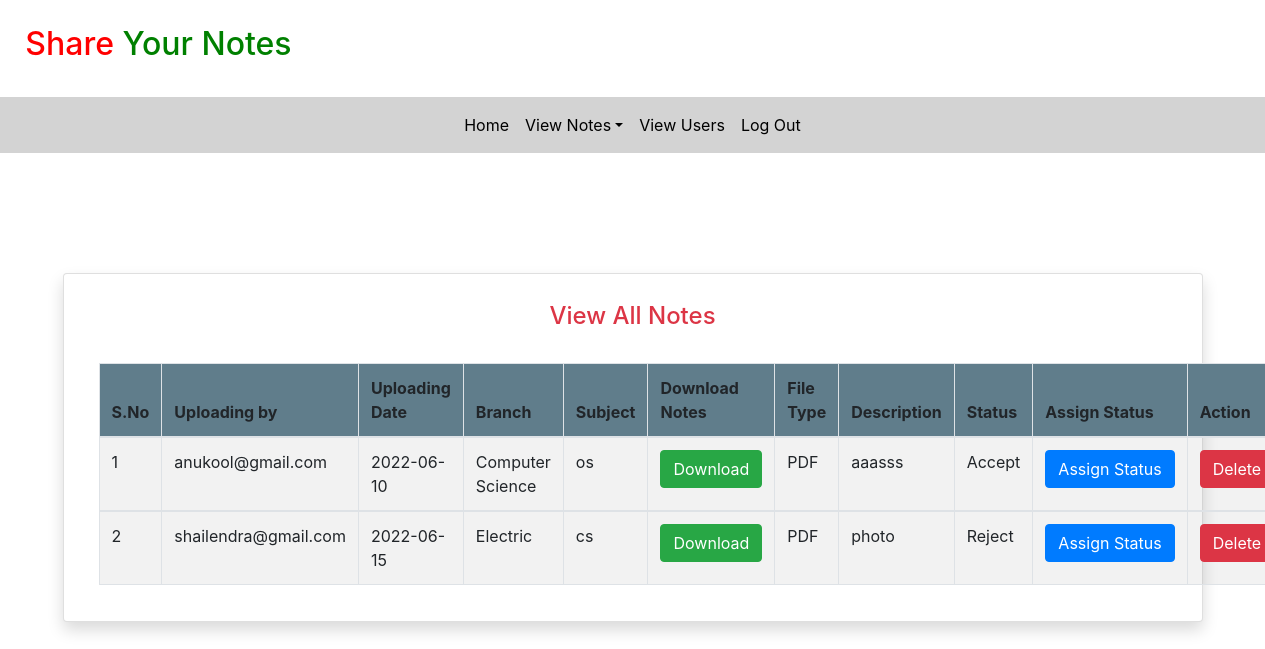
Page /all_notes (signed in) on the committed database.
### notes/models.py (models this page shows, shortened)
class Notes(models.Model):
    user = models.ForeignKey(User,on_delete=models.CASCADE)
    uploadingdate = models.CharField(max_length=30)
    branch = models.CharField(max_length=30);
    subject = models.CharField(max_length=30);
    filetype = models.CharField(max_length=30,null=True);
    description = models.CharField(max_length=200,null=True);
    status = models.CharField(max_length=15,null=True);
    notesfile = models.FileField(max_length=30,null=True);

### notes/views.py (the view)
# urls.py: path('all_notes', all_notes,name='all_notes'),
def all_notes(request):
    if not request.user.is_authenticated:
        return redirect('login_admin')
    notes = Notes.objects.all()
    d = {'notes':notes}
    return render(request, 'all_notes.html',d)

### notes/templates/all_notes.html (shortened to what this page needs)
<!DOCTYPE html>
<html lang="en">
<head>
</head>
<body>{% extends 'admin_nav.html'%}
{% load static %}
{% block body %}
<br><br><br>
<div class="container card shadow mt-5">
	<div class="card-body">
            <h4 class="text-center text-danger">View All Notes</h4>
			<br>
			<table id="example" class="table table-striped table-bordered" style="width:100%">
				<thead style="background-color : #607d8b;">
					<tr>
						<th>S.No</th>
						<th>Uploading by</th>
						<th>Uploading Date</th>
						<th>Branch</th>
						<th>Subject</th>
						<th>Download Notes</th>
						<th>File Type</th>
						<th>Description</th>
						<th>Status</th>
						<th>Assign Status</th>
						<th>Action</th>
					</tr>
				</thead>
				{% for i in notes %}
				<tbody>
				<tr>
                  <td>{{forloop.counter}}</td>
                  <td>{{i.user.username}}</td>
					<td>{{i.uploadingdate}}</td>
					<td>{{i.branch}}</td>
					<td>{{i.subject}}</td>
					<td><a href="{{i.notesfile.url}}" class="btn btn-success" download>Download</a></td>
					<td>{{i.filetype}}</td>
					<td>{{i.description}}</td>
					<td>{{i.status}}</td>
					<td><a href="{% url 'assign_status' i.id %}" class="btn btn-primary" >Assign&nbsp;Status</a></td>
					<td><a href="{% url 'delete_notes' i.id %}" class="btn btn-danger" onclick="return confirm('Are your sure to Delete ?')">Delete</a></td>
                </tr>
				{% endfor %}
				</tbody>
	</table>
</div>
</div>
{% endblock %}

### rows in the picture
Notes: user.username "anukool@gmail.com", uploadingdate "2022-06-10", branch "Computer Science", subject "os", filetype "PDF", description "aaasss", status "Accept"
Notes: user.username "shailendra@gmail.com", uploadingdate "2022-06-15", branch "Electric", subject "cs", filetype "PDF", description "photo", status "Reject"
